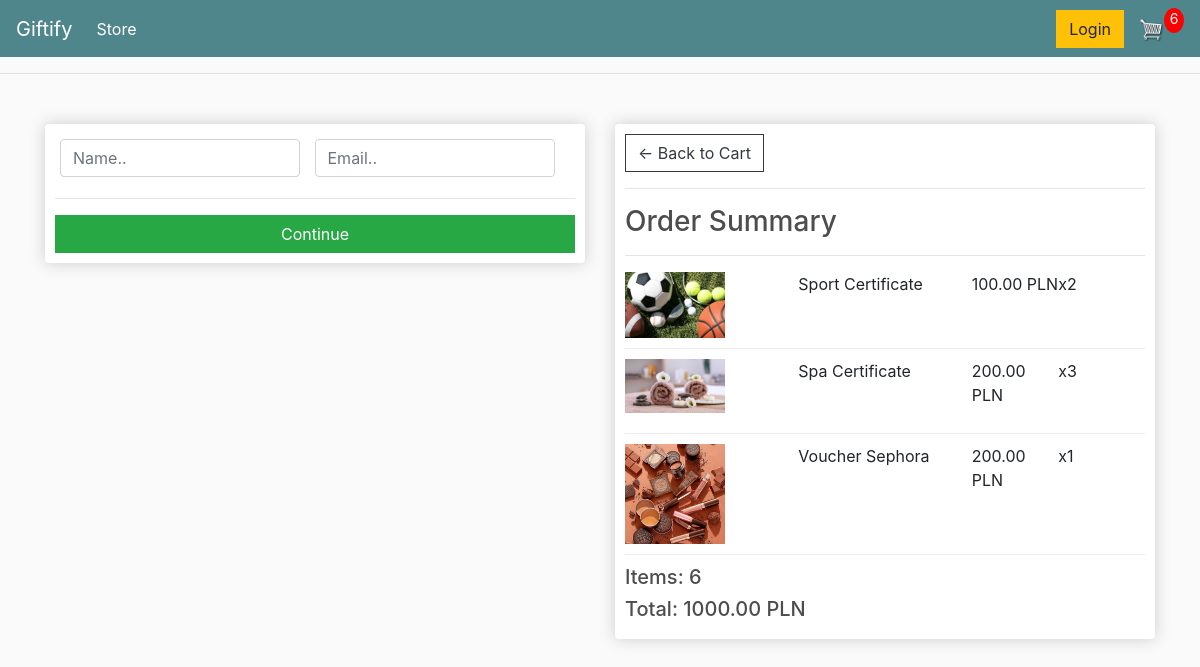
Screenshot of /checkout/ (signed in) with the database file from the repository.
### store/models.py (models this page shows, shortened)
class OrderItem(models.Model):
    product = models.ForeignKey(Product, on_delete=models.SET_NULL, null=True)
    order = models.ForeignKey(Order, on_delete=models.SET_NULL, null=True)
    quantity = models.IntegerField(default=0)
    date_added = models.DateTimeField(auto_now_add=True)
    @property
    def get_total(self):
        total = self.product.price * self.quantity
        return total

class Product(models.Model):
    name = models.CharField(max_length=200)
    price = models.DecimalField(max_digits=7, decimal_places=2)
    image = models.ImageField(null=True, blank=True)
    @property
    def imageURL(self):
        try:
            url = self.image.url
        except:
            url = ""
        return url

class Order(models.Model):
    customer = models.ForeignKey(Customer, on_delete=models.SET_NULL, null=True)
    date_ordered = models.DateTimeField(auto_now_add=True)
    complete = models.BooleanField(default=False)
    transaction_id = models.CharField(max_length=100, null=True)
    @property
    def get_cart_total(self):
        orderitems = self.orderitem_set.all()
        total = sum([item.get_total for item in orderitems])
        return total
    @property
    def get_cart_items(self):
        orderitems = self.orderitem_set.all()
        total = sum([item.quantity for item in orderitems])
        return total

### store/views.py (the view)
# urls.py: path("checkout/", views.checkout, name="checkout"),
def checkout(request):
    if request.user.is_authenticated:
        customer = request.user.customer
        order, created = Order.objects.get_or_create(customer=customer, complete=False)
        items = order.orderitem_set.all()
        cartItems = order.get_cart_items
    else:
        items = []
        order = {"get_cart_total": 0, "get_cart_items": 0}
        cartItems = order["get_cart_items"]
    context = {"items": items, "order": order, "cartItems": cartItems}
    return render(request, "store/checkout.html", context)

### store/templates/store/checkout.html (shortened to what this page needs)
{% extends 'store/main.html' %} {% load static %} {% block content %}
<div class="row">
  <div class="col-lg-6">
    <div class="box-element" id="form-wrapper">
      <form id="form">
        <div id="user-info">
          <div class="form-field">
            <input
              required
              class="form-control"
              type="text"
              name="name"
              placeholder="Name.."
            />
          </div>
          <div class="form-field">
            <input
              required
              class="form-control"
              type="email"
              name="email"
              placeholder="Email.."
            />
          </div>
        </div>
        <hr />
        <input
          id="form-button"
          class="btn btn-success btn-block"
          type="submit"
          value="Continue"
        />
      </form>
    </div>
    <br />
  </div>
  <div class="col-lg-6">
    <div class="box-element">
      <a class="btn btn-outline-dark" href="{% url 'cart' %}"
        >&#x2190; Back to Cart</a
      >
      <hr />
      <h3>Order Summary</h3>
      <hr />
      {% for item in items %}
      <div class="cart-row">
        <div style="flex: 2">
          <img class="row-image" src="{{item.product.imageURL}}" />
        </div>
        <div style="flex: 2"><p>{{item.product.name}}</p></div>
        <div style="flex: 1">
          <p>{{item.product.price|floatformat:2}} PLN</p>
        </div>
        <div style="flex: 1"><p>x{{item.quantity}}</p></div>
      </div>
      {% endfor %}
      <h5>Items: {{order.get_cart_items}}</h5>
      <h5>Total: {{order.get_cart_total|floatformat:2}} PLN</h5>
    </div>
  </div>
</div>
{% endblock content %}

### static/css/main.css (style rules this page uses)
body { background-color: hsl(0, 0%, 98%); }
h1, h2, h3, h4, h5, h6 { color: hsl(0, 0%, 30%); }
.box-element { box-shadow: hsl(0, 0%, 80%) 0 0 16px; background-color: #fff; border-radius: 4px; padding: 10px; }
.col-lg-4, .col-lg-6, .col-lg-8, .col-lg-12 { margin-top: 10px; }
.btn { border-radius: 0; }
.row-image { width: 100px; }
.form-field { width: 250px; display: inline-block; padding: 5px; }
.cart-row { display: flex; align-items: flex-stretch; padding-bottom: 10px; margin-bottom: 10px; border-bottom: 1px solid #ececec; }

### rows the page displays
OrderItem: product.imageURL (picture), product.name "Sport Certificate", product.price "100.00", quantity "2"
OrderItem: product.imageURL (picture), product.name "Spa Certificate", product.price "200.00", quantity "3"
OrderItem: product.imageURL (picture), product.name "Voucher Sephora", product.price "200.00", quantity "1"
Order: get_cart_items "6", get_cart_total "1000.00"

### other values shown
{{ cartItems }} "6"
